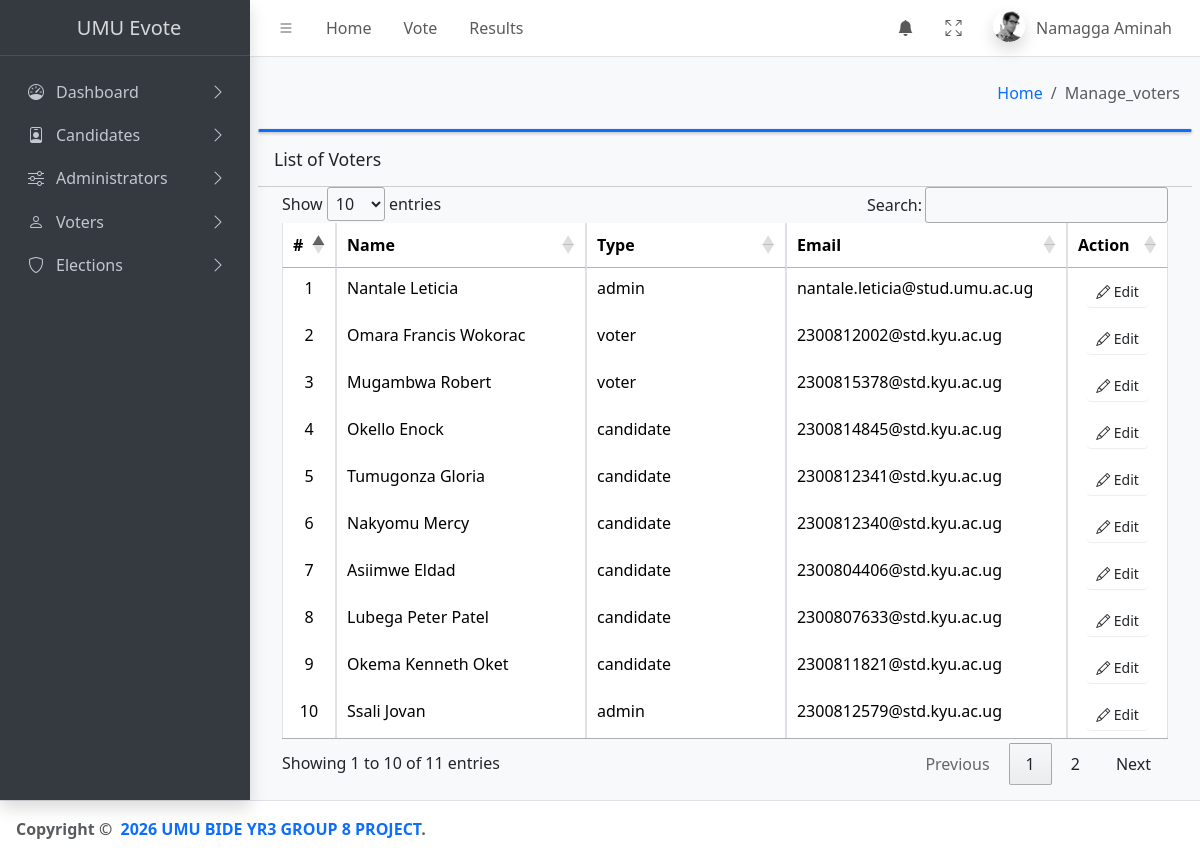
Page /evote/admin/manage_voters (signed in) on the committed database.
### tables this page shows
CREATE TABLE `users` (
  `id` int(11) NOT NULL,
  `full_name` varchar(255) DEFAULT NULL,
  `email` varchar(255) DEFAULT NULL,
  `password` varchar(255) DEFAULT NULL,
  `role` enum('voter','candidate','admin') DEFAULT NULL
);

### evote/application/views/manage_voters.php (the view, shortened to what this page needs)
<?php include '../includes/db.php'; ?>
<div class="card card-outline card-primary">
</div>
<div class="card-body">
    <div class="card-header">
        <h3 class="card-title">List of Voters</h3>
    </div>
		<div class="container-fluid">
        <div class="container-fluid">
			<table class="table table-bordered table-stripped">
				<colgroup>
					<col width="5%">
					<col width="25%">
					<col width="20%">
					<col width="20%">
          <col width="10%">
				</colgroup>
				<thead>
					<tr>
						<th>#</th>
						<th>Name</th>
						<th>Type</th>
						<th>Email</th>
            <th>Action</th>
					</tr>
				</thead>
				<tbody>
					<?php
					$i = 1;
						$qry = $conn->query("SELECT *, full_name as name from `users` order by id desc ");
						while($row = $qry->fetch_assoc()):
					?>
						<tr>
							<td class="text-center"><?php echo $i++; ?></td>
							<td><?php echo ucwords($row['full_name']); ?></td>
							<td><?php
              $user_id = $row['id'];
              echo $row['role'] ?>
							<td><?php $query3 = $conn->query("SELECT email FROM users WHERE id = $user_id");
              if($query3->num_rows > 0){
                  $row3 = $query3->fetch_assoc();
                  echo  htmlspecialchars($row3['email']);
              } else {
                  echo "No Admin Found.";
              }?></td>
							<td align="center">
								 <button type="button" class="btn btn-flat btn-default btn-sm" data-toggle="dropdown"> <span class="bi bi-pencil"></span>    Edit
							</td>
						</tr>
					<?php endwhile; ?>
				</tbody>
			</table>
		</div>
		</div>
	</div>
</div>

### rows in the picture
users: full_name "Nantale Leticia", role "admin", email "nantale.leticia@stud.umu.ac.ug"
users: full_name "Omara Francis Wokorac", role "voter", email "2300812002@std.kyu.ac.ug"
users: full_name "Mugambwa Robert", role "voter", email "2300815378@std.kyu.ac.ug"
users: full_name "Okello Enock", role "candidate", email "2300814845@std.kyu.ac.ug"
users: full_name "Tumugonza Gloria", role "candidate", email "2300812341@std.kyu.ac.ug"
users: full_name "Nakyomu Mercy", role "candidate", email "2300812340@std.kyu.ac.ug"
users: full_name "Asiimwe Eldad", role "candidate", email "2300804406@std.kyu.ac.ug"
users: full_name "Lubega Peter Patel", role "candidate", email "2300807633@std.kyu.ac.ug"
users: full_name "Okema Kenneth Oket", role "candidate", email "2300811821@std.kyu.ac.ug"
users: full_name "Ssali Jovan", role "admin", email "2300812579@std.kyu.ac.ug"

### other values in the picture
$_SESSION['user']['full_name'] "Namagga Aminah"
$name "Manage_voters"
